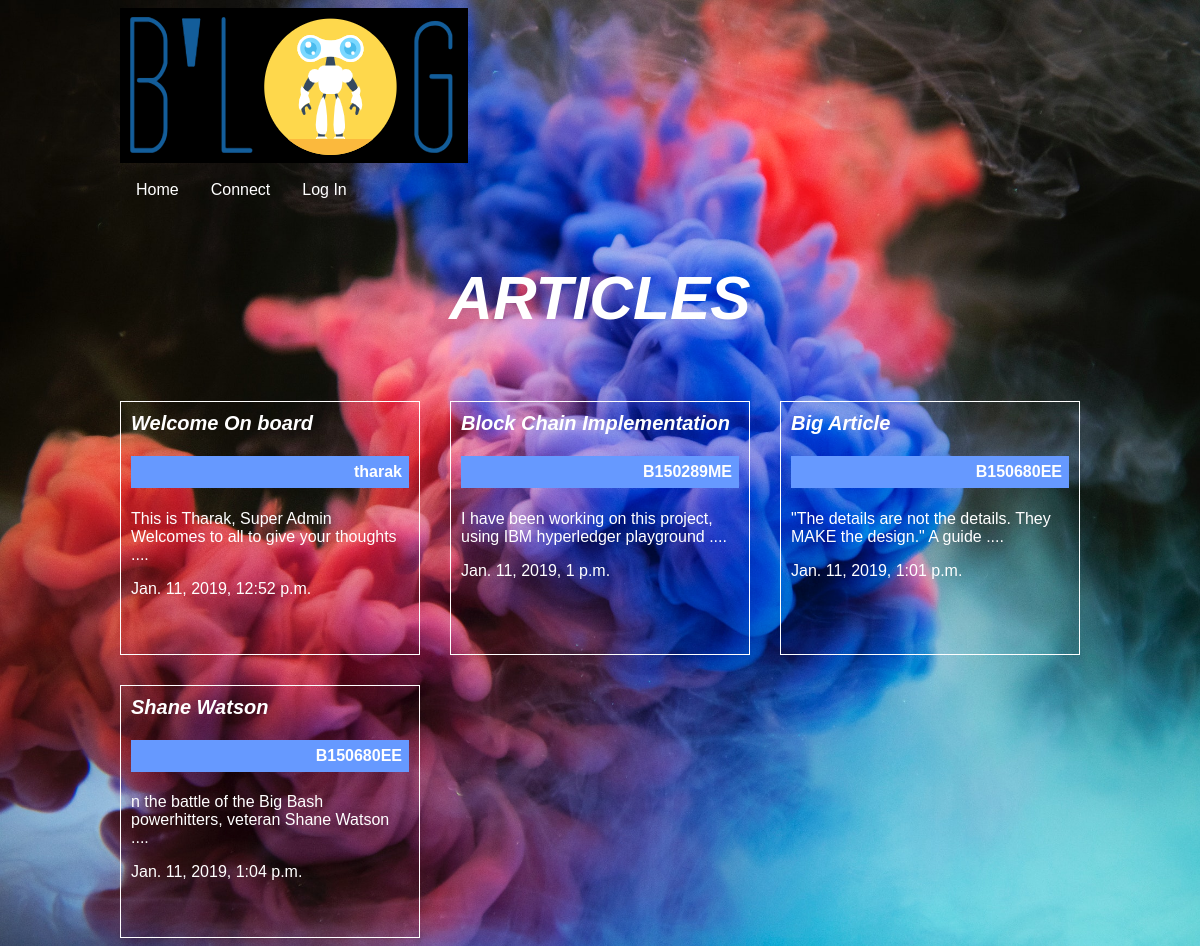
The app's page /article/ with its own data.
### article/models.py (models this page shows, shortened)
class Article(models.Model):
    title = models.CharField(max_length = 100)  # Max length in this filed can only be 100.
    slug = models.SlugField()
    body = models.TextField()
    date = models.DateTimeField(auto_now_add=True)  # To the date field the date will b automatically added.
    thumbnail = models.ImageField()
    author = models.ForeignKey(User, on_delete=models.DO_NOTHING, default=None)
    def short(self):
        if len(self.body) <= 50:
            return self.body
        else:
            a = self.body.split(' ')
            st = ''
            l = 0
            while l < 50:
                l = l + len(a[0])
                st = st + a[0] + ' '
                a.remove(a[0])
            else:
                return st + '....'

### article/views.py (the view)
# urls.py: path('',views.articleList, name = 'arlist'),
def articleList(request):
    articles_all = Article.objects.all().order_by('date')
    return render(request, 'article/articleList.html', {'articles_all': articles_all})

### article/templates/article/articleList.html (shortened to what this page needs)
{% extends 'base.html' %}
{% block content %}
    <h1>ARTICLES</h1>
    <br>
    <div class="articles">
      {% for a_article in articles_all %}
       <div class="article">
         <a href="{% url 'article:urlname' pagename=a_article.slug %}">{{a_article.title}}</a>
         <h4>{{ a_article.author }}</h4>
         <p>{{ a_article.short }}</p>
         <p>{{ a_article.date }}</p>
       </div>
      {% endfor %}
    </div>
{% endblock %}

### templates/base.html (shortened to what this page needs)
{% load static from staticfiles %}
<!DOCTYPE html>
<html lang="en" dir="ltr">
  <head>
    <link rel="stylesheet" href="{% static 'style.css' %}">
  </head>
  <body>
    <link rel="stylesheet" href="https://cdnjs.cloudflare.com/ajax/libs/font-awesome/4.7.0/css/font-awesome.min.css">
    <div class="entire-page">
      <a href="{% url 'article:arlist' %}"><img src="/static/logo.png" alt="Logo" class="center"></a>
      {% if user.is_authenticated %}
      <nav>
        <ul>
          <li>
            <a href="{% url 'article:arlist' %}">Home</a>
          </li>
          <li>
            <form class="create_article" action="{% url 'article:create' %}" method="post">
              {% csrf_token %}
              <button type="submit" name="Create">Create</button>
            </form>
          </li>
          <li>
            <a href="{% url 'article:contact' %}">Connect</a>
          </li>
          <li>
            <form class="logout_user" action="{% url 'users:usrsignout' %}" method="post">
              {% csrf_token %}
              <button type="sumbit" name="Logout--">Log Out</button>
            </form>
          </li>
        </ul>
      </nav>
      {% else %}
      <nav>
        <ul>
          <li>
            <a href="{% url 'article:arlist' %}">Home</a>
          </li>
          <li>
            <a href="{% url 'article:contact' %}">Connect</a>
          </li>
          <li>
            <form action="{% url 'users:letssignin' %}" method="post">
              <button type="sumbit" name="Log-In">Log In</button>
          </li>
        </ul>
      </nav>
      {% endif %}
      {% block content %}
      {% endblock %}
    </div>
      </body>
</html>

### asset_files/style.css (style rules this page uses)
body { background-image: url(/static/abstract.jpg); background-repeat: no-repeat; background-size: cover; color: #fff; }
body * { font-family: sans-serif; }
h1, h2 { font-style: italic; font-weight: bold; margin: 0; }
a, a:hover, a:visited { text-decoration: none; font-size: 24; color: #fff; }

### templates/base.html (style rules this page uses)
body { background-image: url(/static/abstract.jpg); background-repeat: no-repeat; background-size: cover; color: #fff; }
body * { font-family: sans-serif; }
h1, h2 { font-style: italic; font-weight: bold; margin: 0; }
a, a:hover, a:visited { text-decoration: none; font-size: 24; color: #fff; }
.entire-page { max-width: 960px; margin: 0 auto; }
div.entire-page h1 { text-align: center; margin: 50px auto; font-size: 1.6cm; }
ul { list-style-type: none; margin: 0; padding: 0; overflow: hidden; border: 0; background-color: None; }
li { float: left; }
li button { display: block; background: None; cursor: pointer; border: 0; color: #fff; text-align: center; text-decoration: none; padding: 14px 16px; font-family: sans-serif; font-size: 16px; }
li a { display: block; background: None; cursor: pointer; border: 0; color: #fff; text-align: center; padding: 14px 16px; text-decoration: none; font-family: sans-serif; font-size: 16px; }
.articles { display: grid; grid-template-columns: 1fr 1fr 1fr; grid-gap: 30px; }
.article { padding: 10px; border: 1px solid #fff; position: relative; padding-bottom: 40px; }
.article h4 { padding: 7px ; background: #6699ff; text-align: right; }
.article a { font-size: 20px; font-style: italic; font-weight: bold; }

### records on screen
Article: title "Welcome On board", author "tharak", short "This is Tharak, Super Admin Welcomes to all to give your thoughts ....", date "Jan. 11, 2019, 12:52 p.m."
Article: title "Block Chain Implementation", author "B150289ME", short "I have been working on this project, using IBM hyperledger playground ....", date "Jan. 11, 2019, 1 p.m."
Article: title "Big Article", author "B150680EE", short "\"The details are not the details. They MAKE the design.\" A guide ....", date "Jan. 11, 2019, 1:01 p.m."
Article: title "Shane Watson", author "B150680EE", short "n the battle of the Big Bash powerhitters, veteran Shane Watson ....", date "Jan. 11, 2019, 1:04 p.m."
